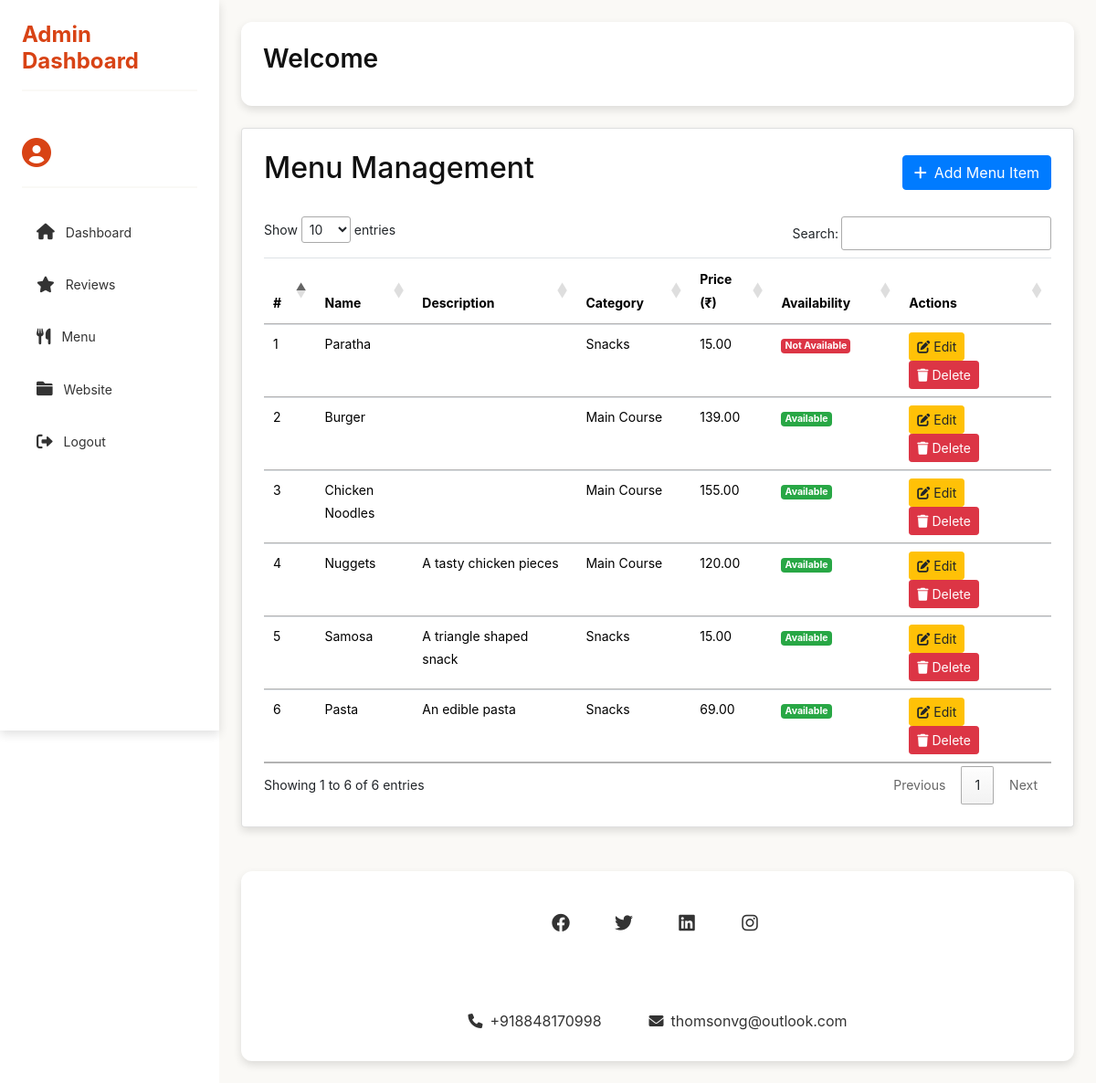
Page /superadmin/menu/ on the committed database.
### SuperAdmin/models.py (models this page shows, shortened)
class MenuItem(models.Model):
    CATEGORY_CHOICES = [
        ('Main Course', 'Main Course'),
        ('Snacks', 'Snacks'),
        ('Beverages', 'Beverages'),
        ('Desserts', 'Desserts'),
    ]
    name = models.CharField(max_length=100, unique=True)
    description = models.TextField(blank=True, null=True)
    category = models.CharField(max_length=50, choices=CATEGORY_CHOICES)
    price = models.DecimalField(max_digits=6, decimal_places=2)
    is_available = models.BooleanField(default=True)
    image = models.ImageField(upload_to='menu_images/', blank=True, null=True)
    created_at = models.DateTimeField(auto_now_add=True)
    updated_at = models.DateTimeField(auto_now=True)

### SuperAdmin/views.py (the view)
# urls.py: path('menu/', views.menu_list, name='menu_list'),
def menu_list(request):
    menu_items = MenuItem.objects.all()
    return render(request, 'Admin/menu_management.html', {'menu_items': menu_items})

### templates/Admin/menu_management.html (shortened to what this page needs)
{% extends 'Admin/base.html' %}
{% block content %}
    <link href="https://stackpath.bootstrapcdn.com/bootstrap/4.5.2/css/bootstrap.min.css" rel="stylesheet">
<div class="card">
    <div class="d-flex justify-content-between align-items-center mb-4">
        <h2 class="mb-0">Menu Management</h2>
        <a href="{% url 'menu_add' %}" class="btn btn-primary">
            <i class="fas fa-plus me-2"></i>Add Menu Item
        </a>
    </div>
    <div class="table-responsive">
        <table id="menuTable" class="table table-hover">
            <thead>
                <tr>
                    <th>#</th>
                    <th>Name</th>
                    <th>Description</th>
                    <th>Category</th>
                    <th>Price (₹)</th>
                    <th>Availability</th>
                    <th>Actions</th>
                </tr>
            </thead>
            <tbody>
                {% for menu_item in menu_items %}
                <tr>
                    <td>{{ forloop.counter }}</td>
                    <td>{{ menu_item.name }}</td>
                    <td>{{ menu_item.description }}</td>
                    <td>{{ menu_item.category }}</td>
                    <td>{{ menu_item.price }}</td>
                    <td>
                        <span class="badge {% if menu_item.is_available %}bg-success{% else %}bg-danger{% endif %}">
                            {{ menu_item.is_available|yesno:"Available,Not Available" }}
                        </span>
                    </td>
                    <td>
                        <a href="{% url 'menu_update' menu_item.id %}" class="btn btn-sm btn-warning me-2">
                            <i class="fas fa-edit"></i> Edit
                        </a>
                        <button class="btn btn-sm btn-danger delete-menu-item" data-id="{{ menu_item.id }}">
                            <i class="fas fa-trash"></i> Delete
                        </button>
                    </td>
                </tr>
                {% endfor %}
            </tbody>
        </table>
    </div>
</div>
{% endblock %}

### templates/Admin/base.html (shortened to what this page needs)
<!DOCTYPE html>
<html>
<head>
    {% load static %}
    <link rel="stylesheet" href="{% static 'css/bootstrap.min.css' %}">
    <link rel="stylesheet" href="https://cdn.datatables.net/1.13.6/css/jquery.dataTables.min.css">
    <link rel="stylesheet" href="https://cdn.datatables.net/responsive/2.4.1/css/responsive.dataTables.min.css">
    <link rel="stylesheet" href="https://cdn.datatables.net/buttons/2.4.1/css/buttons.dataTables.min.css">
    <link rel="stylesheet" href="{% static 'css/style.css' %}">
    <link rel="stylesheet" href="https://cdnjs.cloudflare.com/ajax/libs/font-awesome/6.0.0/css/all.min.css">
</head>
<body>
    <div class="sidebar">
        <h2>Admin Dashboard</h2>
        <div class="user-info">
            <div class="user-avatar">
                <i class="fas fa-user-circle"></i>
            </div>
        </div>
        <ul>
            <li><a href="{% url 'admin_dashboard' %}">
                <i class="fas fa-home"></i>
                <span>Dashboard</span>
            </a></li>
            <li><a href="{% url 'dashboard' %}">
                <i class="fas fa-star"></i>
                <span>Reviews</span>
            </a></li>
            <li><a href="{% url 'menu_list' %}">
                <i class="fas fa-utensils"></i>
                <span>Menu</span>
            </a></li>
            <li><a href="{% url 'home' %}">
                <i class="fa fa-folder" aria-hidden="true"></i>
                <span>Website</span>
            </a></li>
            <li><a href="{% url 'logout' %}">
                <i class="fas fa-sign-out-alt"></i>
                <span>Logout</span>
            </a></li>
         </ul>
    </div>
    <div class="content">
        <div class="header_section">
            <h1>Welcome {{ user.username }}</h1>
        </div>
        {% block content %}{% endblock %}
        <div class="footer_section">
            <div class="container">
                <div class="footer_social_icon">
                    <ul>
                        <li><a href="#"><i class="fab fa-facebook"></i></a></li>
                        <li><a href="#"><i class="fab fa-twitter"></i></a></li>
                        <li><a href="#"><i class="fab fa-linkedin"></i></a></li>
                        <li><a href="#"><i class="fab fa-instagram"></i></a></li>
                    </ul>
                </div>
                <div class="location_text">
                    <ul>
                        <li>
                            <a href="#">
                                <i class="fas fa-phone"></i>
                                <span>+918848170998</span>
                            </a>
                        </li>
                        <li>
                            <a href="#">
                                <i class="fas fa-envelope"></i>
                                <span>thomsonvg@outlook.com</span>
                            </a>
                        </li>
                    </ul>
                </div>
            </div>
        </div>
    </div>
</body>
</html>

### static/css/style.css (style rules this page uses)
* { box-sizing: border-box !important; transition: ease all 0.5s; }
html { scroll-behavior: smooth; }
body { color: #990011; font-size: 14px; font-family: 'Poppins', sans-serif; line-height: 1.80857; font-weight: normal; overflow-x: hidden; }
a { color: #1f1f1f; text-decoration: none !important; outline: none !important; -webkit-transition: all .3s ease-in-out; -moz-transition: all .3s ease-in-out; -ms-transition: all .3s ease-in-out; -o-transition: all .3s ease-in-out; transition: all .3s ease-in-out; }
h1, h2, h3, h4, h5, h6 { letter-spacing: 0; font-weight: normal; position: relative; padding: 0 0 10px 0; font-weight: normal; line-height: normal; color: #111111; margin: 0 }
h1 { font-size: 24px }
h2 { font-size: 22px }
*, *::after, *::before { -webkit-box-sizing: border-box; -moz-box-sizing: border-box; box-sizing: border-box; }
ul, li, ol { margin: 0px; padding: 0px; list-style: none; }
a { color: #222222; text-decoration: none; outline: none !important; }
a, .btn { text-decoration: none !important; outline: none !important; -webkit-transition: all .3s ease-in-out; -moz-transition: all .3s ease-in-out; -ms-transition: all .3s ease-in-out; -o-transition: all .3s ease-in-out; transition: all .3s ease-in-out; }
.badge { font-weight: 500; }
button { border: 0; margin: 0; padding: 0; cursor: pointer; }
.header_section { position: sticky; top: 0; z-index: 1000; background-color:#FCF6F5 ; color: #111111; box-shadow: 0 4px 6px rgba(0, 0, 0, 0.1); }
.footer_section { margin-top: 20px; width: 100%; float: left; height: auto; background-color: #1d1d1d; background-size: 100%; padding: 50px 0px; }
.location_text { width: 100%; margin: 0 auto; text-align: center; padding-top: 50px; }
.location_text ul { margin: 0px; padding: 0px; display: inline-block; }
.location_text li { float: left; font-size: 16px; color: #ffffff; padding: 0px 10px 5px 10px; }
.location_text li a { color: #ffffff; }
.footer_social_icon { width: 100%; margin: 0 auto; text-align: center; }
.footer_social_icon ul { margin: 0px; padding: 0px; display: inline-block; }
.footer_social_icon li { float: left; }
.footer_social_icon li a { float: left; padding: 5px 10px; background-color: #fff; color: #1d1d1d; border-radius: 100%; font-size: 19px; margin-right: 5px; width: 44px; text-align: center; margin-top: 10px; }

### rows in the picture
MenuItem: name "Paratha", category "Snacks", price "15.00", is_available "Not Available"
MenuItem: name "Burger", category "Main Course", price "139.00", is_available "Available"
MenuItem: name "Chicken Noodles", category "Main Course", price "155.00", is_available "Available"
MenuItem: name "Nuggets", description "A tasty chicken pieces", category "Main Course", price "120.00", is_available "Available"
MenuItem: name "Samosa", description "A triangle shaped snack", category "Snacks", price "15.00", is_available "Available"
MenuItem: name "Pasta", description "An edible pasta", category "Snacks", price "69.00", is_available "Available"
